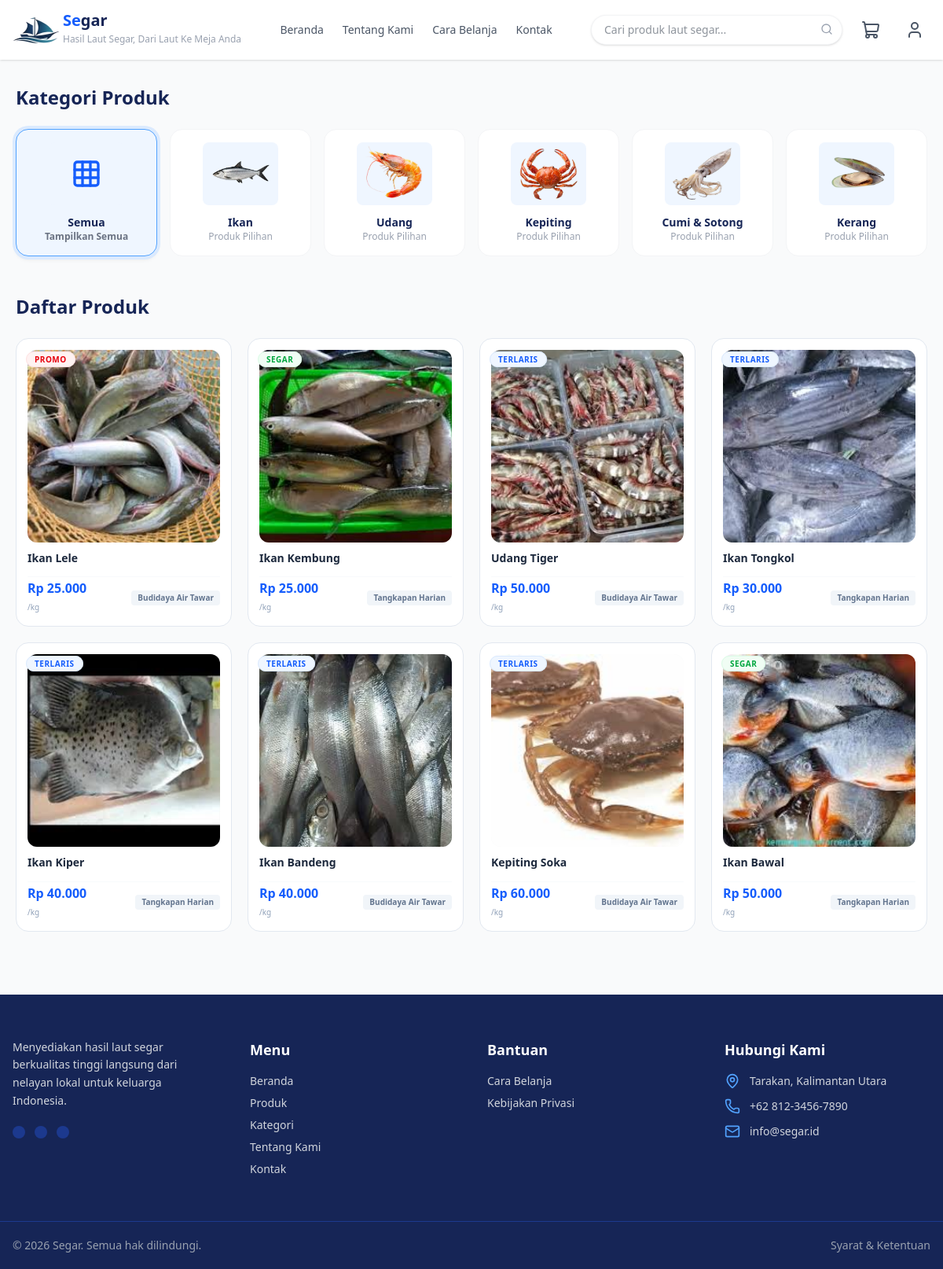
/pages/kategori.php (signed in), run on the app's committed database.
### tables this page shows
CREATE TABLE `products` (
  `id` int(11) NOT NULL,
  `user_id` int(11) NOT NULL,
  `nama_produk` varchar(150) NOT NULL,
  `slug` varchar(150) DEFAULT NULL,
  `kategori` varchar(50) DEFAULT NULL,
  `deskripsi` text DEFAULT NULL,
  `harga` decimal(12,2) NOT NULL,
  `stok` int(11) DEFAULT 0,
  `berat` decimal(8,2) DEFAULT NULL,
  `satuan` varchar(20) DEFAULT NULL,
  `asal_produk` varchar(100) DEFAULT NULL,
  `badge` varchar(50) DEFAULT NULL,
  `status` enum('aktif','nonaktif') DEFAULT 'aktif',
  `created_at` timestamp NOT NULL DEFAULT current_timestamp(),
  `updated_at` timestamp NULL DEFAULT NULL
);

### pages/kategori.php (the view, shortened to what this page needs)
<!DOCTYPE html>
<html lang="id">
  <?php include '../includes/head.php' ?>
  <body class="bg-gray-50 text-gray-800 font-sans">
  <?php include '../includes/header.php' ?>
    <main class="max-w-7xl mx-auto mt-8 px-5 my-12">
      <section class="mb-12">
        <div class="flex justify-between items-center mb-6">
          <h2 class="text-2xl font-bold text-blue-950">Kategori Produk</h2>
        </div>
        <div class="grid grid-cols-2 sm:grid-cols-3 lg:grid-cols-6 gap-4">
          <div
            id="btn-semua"
            data-target-cat="semua"
            class="category-btn bg-white border border-gray-100 p-4 rounded-2xl text-center transition-all duration-200 flex flex-col justify-between items-center cursor-pointer select-none hover:shadow-md hover:border-blue-200"
            onclick="filterCategory(this)"
          >
            <div class="w-24 h-20 bg-blue-50 rounded-lg mb-3 flex items-center justify-center text-blue-600">
              <i data-lucide="grid" class="w-10 h-10"></i>
            </div>
            <h4 class="font-bold text-sm text-blue-950">Semua</h4>
            <p class="text-xs text-gray-500 font-semibold">Tampilkan Semua</p>
          </div>
          <div
            id="btn-ikan"
            data-target-cat="ikan"
            class="category-btn bg-white border border-gray-100 p-4 rounded-2xl text-center transition-all duration-200 flex flex-col justify-between items-center cursor-pointer select-none hover:shadow-md hover:border-blue-200"
            onclick="filterCategory(this)"
          >
            <div class="w-24 h-20 bg-blue-50 rounded-lg mb-3 flex items-center justify-center">
              <img src="../assets/img/kategori/ikan.png" alt="Ikan" class="w-20 h-20 object-contain" onerror="this.style.display='none'; this.nextElementSibling.style.display='flex';" />
            </div>
            <h4 class="font-bold text-sm text-blue-950">Ikan</h4>
            <p class="text-xs text-gray-400">Produk Pilihan</p>
          </div>
          <div
            id="btn-udang"
            data-target-cat="udang"
            class="category-btn bg-white border border-gray-100 p-4 rounded-2xl text-center transition-all duration-200 flex flex-col justify-between items-center cursor-pointer select-none hover:shadow-md hover:border-blue-200"
            onclick="filterCategory(this)"
          >
            <div class="w-24 h-20 bg-blue-50 rounded-lg mb-3 flex items-center justify-center">
              <img src="../assets/img/kategori/udang.png" alt="Udang" class="w-20 h-20 object-contain" onerror="this.style.display='none'; this.nextElementSibling.style.display='flex';" />
            </div>
            <h4 class="font-bold text-sm text-blue-950">Udang</h4>
            <p class="text-xs text-gray-400">Produk Pilihan</p>
          </div>
          <div
            id="btn-kepiting"
            data-target-cat="kepiting"
            class="category-btn bg-white border border-gray-100 p-4 rounded-2xl text-center transition-all duration-200 flex flex-col justify-between items-center cursor-pointer select-none hover:shadow-md hover:border-blue-200"
            onclick="filterCategory(this)"
          >
            <div class="w-24 h-20 bg-blue-50 rounded-lg mb-3 flex items-center justify-center">
              <img src="../assets/img/kategori/kepiting.png" alt="Kepiting" class="w-20 h-20 object-contain" onerror="this.style.display='none'; this.nextElementSibling.style.display='flex';" />
            </div>
            <h4 class="font-bold text-sm text-blue-950">Kepiting</h4>
            <p class="text-xs text-gray-400">Produk Pilihan</p>
          </div>
          <div
            id="btn-cumi"
            data-target-cat="cumi"
            class="category-btn bg-white border border-gray-100 p-4 rounded-2xl text-center transition-all duration-200 flex flex-col justify-between items-center cursor-pointer select-none hover:shadow-md hover:border-blue-200"
            onclick="filterCategory(this)"
          >
            <div class="w-24 h-20 bg-blue-50 rounded-lg mb-3 flex items-center justify-center">
              <img src="../assets/img/kategori/cumi.png" alt="Cumi & Sotong" class="w-20 h-20 object-contain" onerror="this.style.display='none'; this.nextElementSibling.style.display='flex';" />
            </div>
            <h4 class="font-bold text-sm text-blue-950">Cumi & Sotong</h4>
            <p class="text-xs text-gray-400">Produk Pilihan</p>
          </div>
          <div
            id="btn-kerang"
            data-target-cat="kerang"
            class="category-btn bg-white border border-gray-100 p-4 rounded-2xl text-center transition-all duration-200 flex flex-col justify-between items-center cursor-pointer select-none hover:shadow-md hover:border-blue-200"
            onclick="filterCategory(this)"
          >
            <div class="w-24 h-20 bg-blue-50 rounded-lg mb-3 flex items-center justify-center">
              <img src="../assets/img/kategori/kerang.png" alt="Kerang" class="w-20 h-20 object-contain" onerror="this.style.display='none'; this.nextElementSibling.style.display='flex';" />
            </div>
            <h4 class="font-bold text-sm text-blue-950">Kerang</h4>
            <p class="text-xs text-gray-400">Produk Pilihan</p>
          </div>
        </div>
      </section>
      <div class="flex justify-between items-center mb-6">
        <h2 id="section-title" class="text-2xl font-bold text-blue-950">Daftar Produk</h2>
      </div>
      <div id="product-grid" class="grid grid-cols-1 sm:grid-cols-2 md:grid-cols-3 lg:grid-cols-4 xl:grid-cols-5 gap-5">
        <?php
        $query_produk = "SELECT p.*,
                         (SELECT pi.nama_file FROM product_images pi WHERE pi.product_id = p.id LIMIT 1) as gambar_utama
                         FROM products p
                         WHERE p.status = 'aktif'
                         ORDER BY p.id DESC";
        $result_produk = mysqli_query($conn, $query_produk);
        if (mysqli_num_rows($result_produk) > 0) {
            while ($row = mysqli_fetch_assoc($result_produk)) {
                $kategori_katalog = 'lainnya';
                if (!empty($row['kategori'])) {
                    $kat_lower = strtolower(trim($row['kategori']));
                    if (strpos($kat_lower, 'udang') !== false) {
                        $kategori_katalog = 'udang';
                    } elseif (strpos($kat_lower, 'kepiting') !== false || strpos($kat_lower, 'rajungan') !== false) {
                        $kategori_katalog = 'kepiting';
                    } elseif (strpos($kat_lower, 'cumi') !== false || strpos($kat_lower, 'sotong') !== false || strpos($kat_lower, 'gurita') !== false) {
                        $kategori_katalog = 'cumi';
                    } elseif (strpos($kat_lower, 'kerang') !== false || strpos($kat_lower, 'tiram') !== false) {
                        $kategori_katalog = 'kerang';
                    } elseif (strpos($kat_lower, 'ikan') !== false) {
                        $kategori_katalog = 'ikan';
                    } else {
                        $kategori_katalog = 'lainnya';
                    }
                }
                $badge_text = !empty($row['badge']) ? htmlspecialchars($row['badge']) : 'SEGAR';
                $badge_class = ($badge_text === 'TERLARIS')
                    ? 'bg-blue-50 text-blue-600 border-blue-100'
                    : (($badge_text === 'PROMO') ? 'bg-red-50 text-red-600 border-red-100' : 'bg-green-50 text-green-600 border-green-100');
                $icon = 'fish';
                if ($kategori_katalog === 'udang') $icon = 'shrimp';
                if ($kategori_katalog === 'kepiting') $icon = 'crab';
        ?>
            <a href="product-details.php?produk=<?= $row['slug']; ?>" class="product-card w-full bg-white border border-slate-200 rounded-2xl p-3.5 hover:shadow-md hover:-translate-y-[2px] active:translate-y-0 active:scale-[0.99] transition-all duration-150 relative flex flex-col group select-none outline-none" data-cat-name="<?= $kategori_katalog; ?>">
              <div class="absolute top-3 left-3 z-10">
                <span class="<?= $badge_class; ?> text-[10px] font-bold px-2.5 py-0.5 rounded-full uppercase tracking-wider border">
                  <?= $badge_text; ?>
                </span>
              </div>
              <div class="w-full aspect-square flex items-center justify-center overflow-hidden rounded-xl mb-2.5 bg-slate-50 group-hover:opacity-90 transition-opacity">
                <?php if (!empty($row['gambar_utama']) && file_exists("../assets/img/product-image/" . $row['gambar_utama'])): ?>
                    <img src="../assets/img/product-image/<?= $row['gambar_utama']; ?>" alt="<?= htmlspecialchars($row['nama_produk']); ?>" class="w-full h-full object-cover">
                <?php else: ?>
                    <div class="w-full h-full flex items-center justify-center text-blue-500/70 p-1">
                        <i data-lucide="<?= $icon; ?>" class="w-14 h-14"></i>
                    </div>
                <?php endif; ?>
              </div>
              <div class="space-y-0.5 mb-2.5 flex-1 flex flex-col">
                <h4 class="font-bold text-slate-800 text-sm leading-snug truncate group-hover:text-blue-600 transition-colors" title="<?= htmlspecialchars($row['nama_produk']); ?>">
                    <?= htmlspecialchars($row['nama_produk']); ?>
                </h4>
              </div>
              <div class="flex items-center justify-between pt-1 border-t border-slate-50 mt-1">
                <div>
                  <span class="text-blue-600 font-extrabold text-sm md:text-base block leading-tight">
                    Rp <?= number_format($row['harga'], 0, ',', '.'); ?>
                  </span>
                  <span class="text-[10px] text-slate-400">/<?= htmlspecialchars($row['satuan'] ?? 'kg'); ?></span>
                </div>
                <div class="text-right max-w-[50%]">
                  <span class="text-[10px] font-semibold text-slate-500 bg-slate-100 px-2 py-0.5 rounded truncate block" title="<?= htmlspecialchars($row['asal_produk'] ?? 'Lokal'); ?>">
                    <?= !empty($row['asal_produk']) ? htmlspecialchars($row['asal_produk']) : 'Lokal'; ?>
                  </span>
                </div>
              </div>
            </a>
        <?php
            }
        }
        ?>
      </div>
    </main>
    <?php
      include '../includes/footer.php';
    ?>
  </body>
</html>

### data on the page
products: badge "PROMO", shows a picture, nama_produk "Ikan Lele", harga "25.000", satuan "kg", asal_produk "Budidaya Air Tawar"
products: badge "SEGAR", shows a picture, nama_produk "Ikan Kembung", harga "25.000", satuan "kg", asal_produk "Tangkapan Harian"
products: badge "TERLARIS", shows a picture, nama_produk "Udang Tiger", harga "50.000", satuan "kg", asal_produk "Budidaya Air Tawar"
products: badge "TERLARIS", shows a picture, nama_produk "Ikan Tongkol", harga "30.000", satuan "kg", asal_produk "Tangkapan Harian"
products: badge "TERLARIS", shows a picture, nama_produk "Ikan Kiper", harga "40.000", satuan "kg", asal_produk "Tangkapan Harian"
products: badge "TERLARIS", shows a picture, nama_produk "Ikan Bandeng", harga "40.000", satuan "kg", asal_produk "Budidaya Air Tawar"
products: badge "TERLARIS", shows a picture, nama_produk "Kepiting Soka", harga "60.000", satuan "kg", asal_produk "Budidaya Air Tawar"
products: badge "SEGAR", shows a picture, nama_produk "Ikan Bawal", harga "50.000", satuan "kg", asal_produk "Tangkapan Harian"
